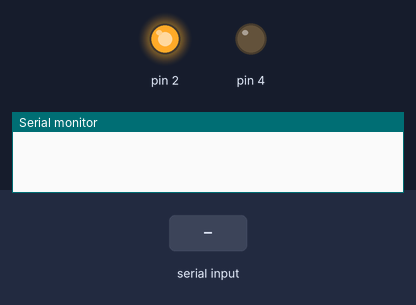
Bench run of a sketch on a simulated Arduino Uno, built with avr-gcc and run on an emulated ATmega328P. Parts: output pins drawn as LEDs (lit = HIGH), the last lines printed to the serial monitor. The inputs (shaded band) are chosen by the test bench.

Above: at 1.2 s.
1.3 s: "pumpOn\n" received over Serial
At 1.8 s:
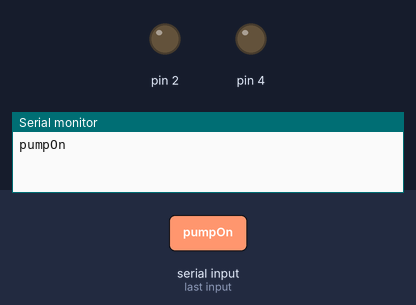
2.8 s: "pumpOff\n" received over Serial
At 4.2 s:
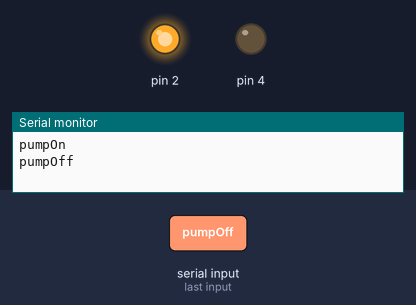
Timing chart, 0 to 5.8 s (numbered marks = the images above; inputs shaded):
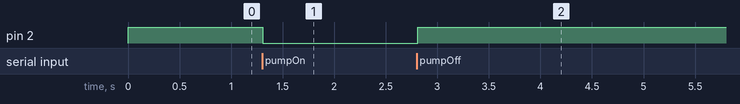

The sketch:

pumpControl.ino
```cpp
void setup() {
  Serial.begin(9600);

  pinMode(2, OUTPUT);
  pinMode(4, OUTPUT);

  digitalWrite(2, HIGH);  // default OFF
  digitalWrite(4, LOW);
}

void loop() {
  if (Serial.available() > 0) {
    String userInput = Serial.readStringUntil('\n');  // Read until newline
    userInput.trim();  // Remove extra whitespace and newline

    if (userInput == "pumpOn") {
      digitalWrite(2, LOW);  // Turn ON pump
      Serial.println("pumpOn");
    }
    else if (userInput == "pumpOff") {
      digitalWrite(2, HIGH);  // Turn OFF pump
      Serial.println("pumpOff");
    }
  }
}
```

Measured:
- after the input at 1.3 s, pin 2: HIGH → LOW at once
- after the input at 2.8 s, pin 2: LOW → HIGH at once
